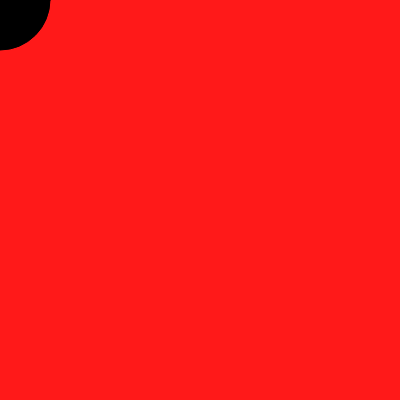
Frame 1 (no input)
Frame 60 (no input): identical to frame 1, image omitted
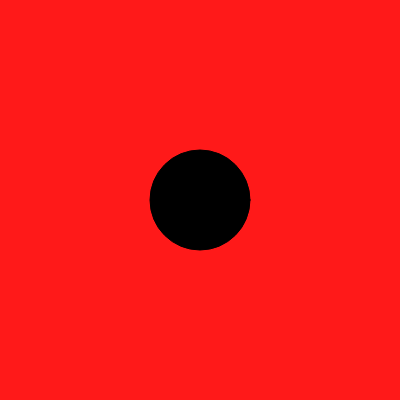
Frame 120 (the mouse pressed at the canvas centre since frame 60)

The p5.js sketch that drew these frames (run headless with seeded random() and noise() and a simulated clock; from frame 60 on, the mouse is pressed at the canvas centre):

// p5.js sketch
// ── sketch.js
function setup() {
  createCanvas(400, 400);
}

function draw() {
  background(255, 25, 25);
  fill(0);
  ellipse(mouseX, mouseY, 100, 100);
}
